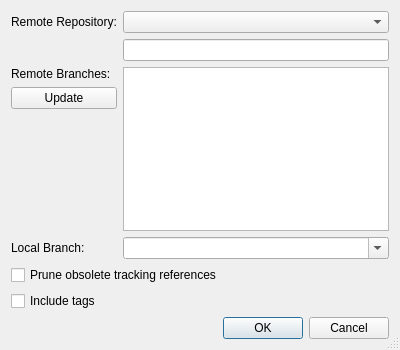
<?xml version="1.0" encoding="UTF-8"?>
<ui version="4.0">
 <class>GitFetchDialog</class>
 <widget class="QDialog" name="GitFetchDialog">
  <property name="geometry">
   <rect>
    <x>0</x>
    <y>0</y>
    <width>400</width>
    <height>350</height>
   </rect>
  </property>
  <property name="windowTitle">
   <string>Git Fetch</string>
  </property>
  <property name="sizeGripEnabled">
   <bool>true</bool>
  </property>
  <layout class="QGridLayout" name="gridLayout">
   <item row="0" column="0">
    <widget class="QLabel" name="label">
     <property name="text">
      <string>Remote Repository:</string>
     </property>
    </widget>
   </item>
   <item row="0" column="1">
    <widget class="QComboBox" name="remotesComboBox">
     <property name="toolTip">
      <string>Select the remote repository to fetch from</string>
     </property>
    </widget>
   </item>
   <item row="1" column="1">
    <widget class="QLineEdit" name="remoteEdit">
     <property name="readOnly">
      <bool>true</bool>
     </property>
    </widget>
   </item>
   <item row="2" column="0">
    <layout class="QVBoxLayout" name="verticalLayout">
     <item>
      <widget class="QLabel" name="label_2">
       <property name="text">
        <string>Remote Branches:</string>
       </property>
       <property name="alignment">
        <set>Qt::AlignLeading|Qt::AlignLeft|Qt::AlignTop</set>
       </property>
      </widget>
     </item>
     <item>
      <widget class="QPushButton" name="updateButton">
       <property name="toolTip">
        <string>Press to update the list of remote branches</string>
       </property>
       <property name="text">
        <string>Update</string>
       </property>
      </widget>
     </item>
     <item>
      <spacer name="verticalSpacer">
       <property name="orientation">
        <enum>Qt::Vertical</enum>
       </property>
       <property name="sizeHint" stdset="0">
        <size>
         <width>20</width>
         <height>40</height>
        </size>
       </property>
      </spacer>
     </item>
    </layout>
   </item>
   <item row="2" column="1">
    <widget class="QListWidget" name="remoteBranchesList">
     <property name="toolTip">
      <string>Select the remote branches to be fetched</string>
     </property>
     <property name="alternatingRowColors">
      <bool>true</bool>
     </property>
     <property name="selectionMode">
      <enum>QAbstractItemView::ExtendedSelection</enum>
     </property>
    </widget>
   </item>
   <item row="3" column="0">
    <widget class="QLabel" name="label_3">
     <property name="text">
      <string>Local Branch:</string>
     </property>
    </widget>
   </item>
   <item row="3" column="1">
    <widget class="QComboBox" name="localBranchComboBox">
     <property name="toolTip">
      <string>Select the local branch to fetch into</string>
     </property>
     <property name="editable">
      <bool>true</bool>
     </property>
    </widget>
   </item>
   <item row="4" column="0" colspan="2">
    <widget class="QCheckBox" name="pruneCheckBox">
     <property name="toolTip">
      <string>Select to remove non-existing tracking references </string>
     </property>
     <property name="text">
      <string>Prune obsolete tracking references</string>
     </property>
    </widget>
   </item>
   <item row="5" column="0" colspan="2">
    <widget class="QCheckBox" name="tagsCheckBox">
     <property name="toolTip">
      <string>Select to fetch tags as well</string>
     </property>
     <property name="text">
      <string>Include tags</string>
     </property>
    </widget>
   </item>
   <item row="6" column="0" colspan="2">
    <widget class="QDialogButtonBox" name="buttonBox">
     <property name="orientation">
      <enum>Qt::Horizontal</enum>
     </property>
     <property name="standardButtons">
      <set>QDialogButtonBox::Cancel|QDialogButtonBox::Ok</set>
     </property>
    </widget>
   </item>
  </layout>
 </widget>
 <tabstops>
  <tabstop>remotesComboBox</tabstop>
  <tabstop>remoteEdit</tabstop>
  <tabstop>remoteBranchesList</tabstop>
  <tabstop>updateButton</tabstop>
  <tabstop>localBranchComboBox</tabstop>
  <tabstop>pruneCheckBox</tabstop>
  <tabstop>tagsCheckBox</tabstop>
 </tabstops>
 <resources/>
 <connections>
  <connection>
   <sender>buttonBox</sender>
   <signal>accepted()</signal>
   <receiver>GitFetchDialog</receiver>
   <slot>accept()</slot>
   <hints>
    <hint type="sourcelabel">
     <x>248</x>
     <y>254</y>
    </hint>
    <hint type="destinationlabel">
     <x>157</x>
     <y>274</y>
    </hint>
   </hints>
  </connection>
  <connection>
   <sender>buttonBox</sender>
   <signal>rejected()</signal>
   <receiver>GitFetchDialog</receiver>
   <slot>reject()</slot>
   <hints>
    <hint type="sourcelabel">
     <x>316</x>
     <y>260</y>
    </hint>
    <hint type="destinationlabel">
     <x>286</x>
     <y>274</y>
    </hint>
   </hints>
  </connection>
 </connections>
</ui>
